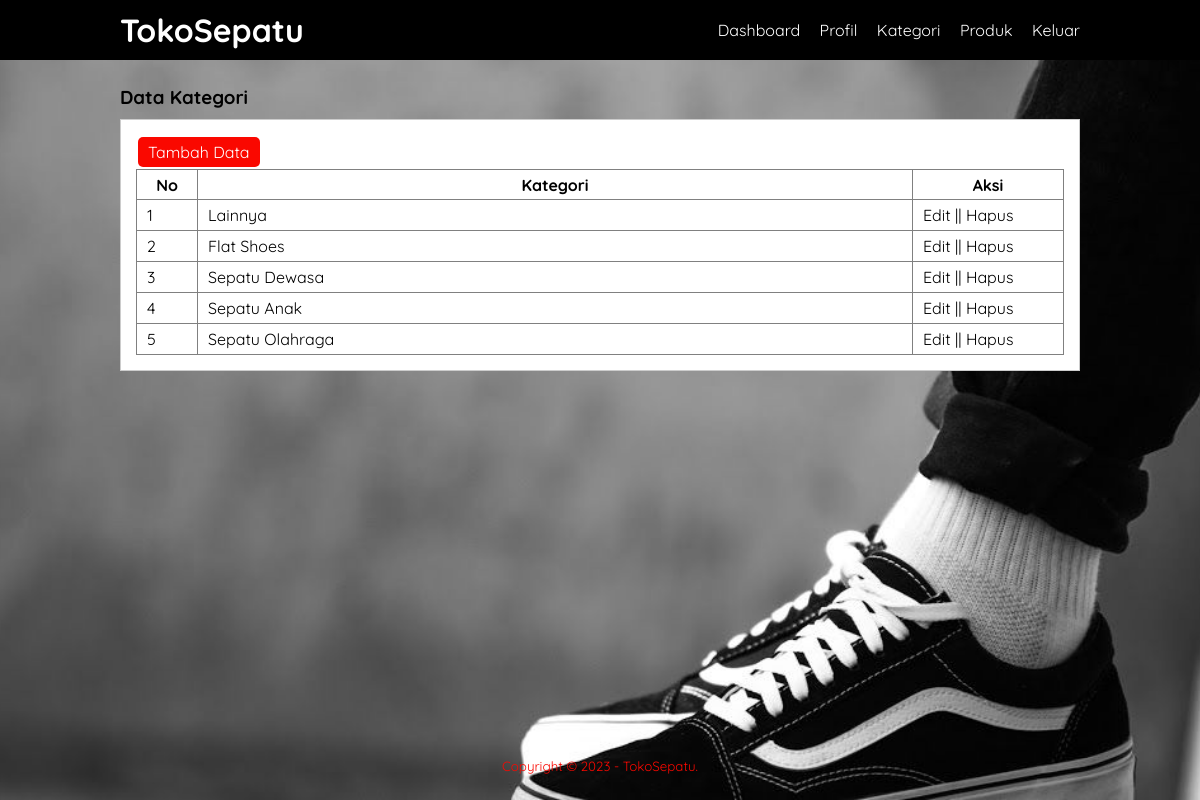
/data-kategori.php (signed in), run on the app's committed database.
### tables this page shows
CREATE TABLE `tb_category` (
  `category_id` int(11) NOT NULL,
  `category_name` varchar(25) NOT NULL
);

### data-kategori.php (the view, shortened to what this page needs)
<?php
	include 'db.php';
?>
<!DOCTYPE html>
<html>
<head>
	<link rel="stylesheet" type="text/css" href="css/style.css">
</head>
<body>
	<header>
		<div class="container">
			<h1><a href="dashboard.php">TokoSepatu</a></h1>
			<ul>
				<li><a href="dashboard.php">Dashboard</a></li>
				<li><a href="profil.php">Profil</a></li>
				<li><a href="data-kategori.php">Kategori</a></li>
				<li><a href="data-produk.php">Produk</a></li>
				<li><a href="keluar.php">Keluar</a></li>
			</ul>
		</div>
	</header>
	<div class="section">
		<div class="container">
			<h3>Data Kategori</h3>
			<div class="box">
			<p><a href="tambah-kategori.php" class="box-tambah">Tambah Data</a></p>
				<table border="1" cellspacing="0" class="table">
					<thead>
						<tr>
							<th width="60px">No</th>
							<th>Kategori</th>
							<th width="150px">Aksi</th>
						</tr>
					</thead>
					<tbody>
						<?php
							$no = 1;
							$kategori = mysqli_query($conn, "SELECT * FROM tb_category ORDER BY category_id DESC");
							if(mysqli_num_rows($kategori) > 0){
							while($row = mysqli_fetch_array($kategori)){
						?>
						<tr>
							<td><?php echo $no++ ?></td>
							<td><?php echo $row['category_name'] ?></td>
							<td>
								<a href="edit-kategori.php?id=<?php echo $row['category_id'] ?>">Edit</a> || <a href="proses-hapus.php?idk=<?php echo $row['category_id'] ?>" onclick="return confirm('Yakin ingin hapus ?')">Hapus</a>
							</td>
						</tr>
						<?php }}else{ ?>
							<tr>
								<td colspan="3">Tidak ada data</td>
							</tr>
						<?php } ?>
					</tbody>
				</table>
			</div>
		</div>
	</div>
	<footer>
		<div class="container">
			<small>Copyright &copy; 2023 - TokoSepatu.</small>
		</div>
	</footer>
</body>
</html>

### css/style.css (style rules this page uses)
* { padding: 0; margin: 0; font-family: "Quicksand", sans-serif; }
body { background-color: #f8f8f8; background-image: url(../img/sepatuwallpaper.jpg); background-size: cover; background-repeat: no-repeat; background-position: center; min-height: 100vh; }
a { color: inherit; text-decoration: none; }
.box-tambah { margin-bottom: 10px; margin: 2px; display: inline-block; padding: 5px 10px; background-color: #fa0800; color: #fff; text-decoration: none; border-radius: 5px; border: none; }
header { background-color: #000000; color: #fff; }
header h1 { float: left; padding: 10px 0; }
header ul { float: right; }
header ul li { display: inline-block; }
header ul li a { padding: 20px 0 20px 15px; display: inline-block; }
footer { padding: 25px 0; color: #fa0800; text-align: center; position: fixed; left: 0; bottom: 0; width: 100%; }
.container { width: 80%; margin: 0 auto; }
.container:after { content: ""; display: block; clear: both; }
.section { padding: 25px 0; }
.box { background-color: #fff; border: 1px solid #ccc; padding: 15px; box-sizing: border-box; margin: 10px 0 25px 0; }
.box:after { content: ""; display: block; clear: both; }
.table { width: 100%; border-collapse: collapse; }
.table tr { height: 30px; }
.table tr td { padding: 5px 10px; }

### data on the page
tb_category: category_name "Lainnya"
tb_category: category_name "Flat Shoes"
tb_category: category_name "Sepatu Dewasa"
tb_category: category_name "Sepatu Anak"
tb_category: category_name "Sepatu Olahraga"
